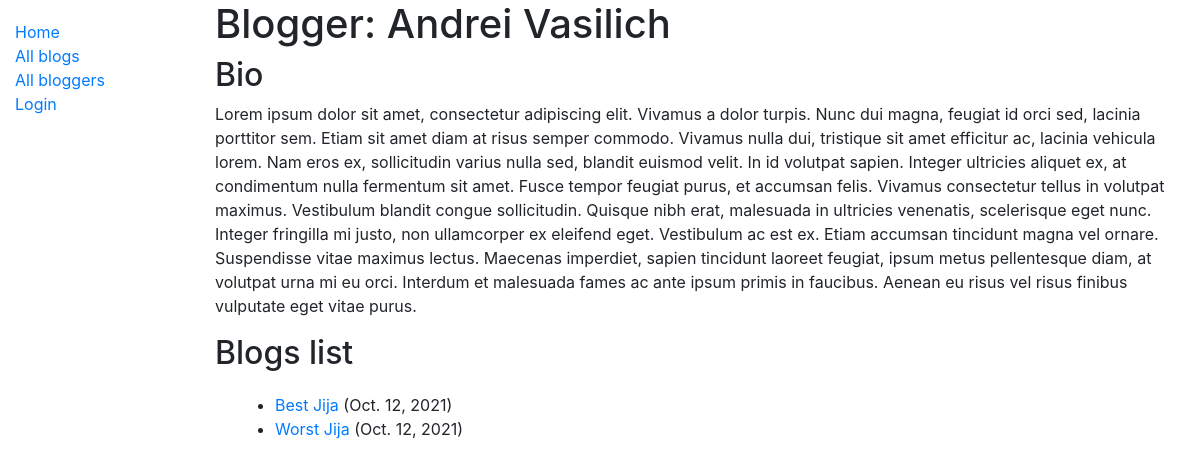
/blog/blogger/1, run on the app's committed database.
### blog/models.py (models this page shows, shortened)
class Blogger(models.Model):
    name = models.CharField(max_length=255)
    bio = models.TextField()

class Post(models.Model):
    title = models.CharField(max_length=255)
    content = models.TextField()
    date_add = models.DateField(auto_now_add=True)
    blogger = models.ForeignKey(Blogger, on_delete=models.CASCADE)
    class Meta:
        ordering = ['-date_add']
        permissions = (('can_create_new_post', 'Can create new post'),)
    def get_absolute_url(self):
        return reverse('blog-detail', args=[str(self.id)])

### blog/views.py (the view)
# urls.py: path('blogger/<int:pk>', views.BloggerDetailView.as_view(), name='blogger-detail'),
class BloggerDetailView(generic.DetailView):
    model = Blogger

### blog/templates/blog/blogger_detail.html
{% extends 'base_generic.html' %}
{% block content %}
<h1>Blogger: {{ blogger.name }}</h1>
<h2>Bio</h2>
<p>{{ blogger.bio }}</p>
<h2>Blogs list</h2>
<div style="margin-left:20px;margin-top:20px;">
    <ul>
    {% for blog in blogger.post_set.all %}
        <li><a href="{{ blog.get_absolute_url }}">{{ blog.title }}</a> ({{blog.date_add }})</li>
    {% endfor %}
        </ul>
</div>
{% endblock %}

### data on the page
Blogger: name "Andrei Vasilich", bio "Lorem ipsum dolor sit amet, consectetur adipiscing elit. Vivamus a dolor turpis. Nunc dui magna, feugiat id orci sed, lacinia porttitor sem. Etiam sit amet diam at risus semper commodo. Vivamus nulla dui, tristique sit amet efficitur ac, lacinia vehicula lorem. Nam eros ex, sollicitudin varius nulla sed, blandit euismod velit. In id volutpat sapien. Integer ultricies aliquet ex, at condimentum nulla fermentum sit amet. Fusce tempor feugiat purus, et accumsan felis. Vivamus consectetur tellus in volutpat maximus. Vestibulum blandit congue sollicitudin. Quisque nibh erat, malesuada in ultricies venenatis, scelerisque eget nunc. Integer fringilla mi justo, non ullamcorper ex eleifend eget.…"
Post: title "Best Jija", date_add "Oct. 12, 2021"
Post: title "Worst Jija", date_add "Oct. 12, 2021"
